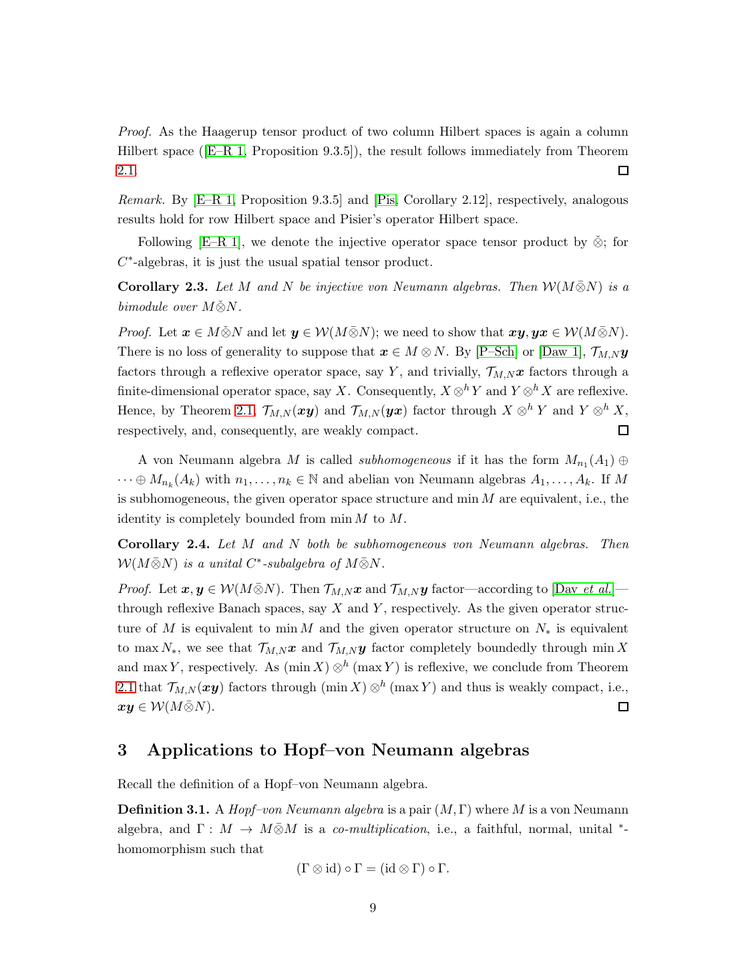
#> input picture packets/fa_banach_001_partial_1104.3812_1104.3812_wap_min_tensor_bimodule_no_injectivity/files/source_corollary_2_3_p9.png, 738 x 956 px, shrunk from 1105 x 1430 before the run, given in place of source-11.png, which was not available
$ python make_open_problem_crops.py
#> lines starting #> are read from the running program, lines starting #| are printed output that depends on the picture; pictures that were not available may be replaced by others from this repository, and a replacement may not be noted
#!/usr/bin/env python3
"""Crop the two-page open-problem passage from rendered source pages.

The input pages are 1530 x 1980 PNG renders of pages 11 and 12 of the
arXiv PDF at 180 dpi.  The crops retain the full page width so no part of the
statement is clipped horizontally.
"""

from pathlib import Path

from PIL import Image


PACKET = Path(__file__).resolve().parents[1]
RENDER_DIR = PACKET / "tmp" / "pdfs"
FIGURE_DIR = PACKET / "figures"


def crop(source: str, output: str, top_fraction: float, bottom_fraction: float) -> None:
#> called with source = 'source-11.png', output = 'open_problem_crop_page11.png', top_fraction = 0.845, bottom_fraction = 0.985
    image = Image.open(RENDER_DIR / source)
#> image is the input picture: PIL image 738x956 RGB; mean R, G, B 245.8, 246, 245.7
    width, height = image.size
#> width = 738; height = 956
    box = (0, round(top_fraction * height), width, round(bottom_fraction * height))
#> box = (0, 808, 738, 942)
    result = image.crop(box)
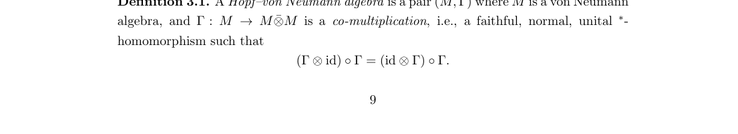
#> result: PIL image 738x134 RGB; min 0, max 255, mean 249.6
    result.save(FIGURE_DIR / output, optimize=True)
    print(f"{output}: source={image.size}, box={box}, result={result.size}")
#| open_problem_crop_page11.png: source=(738, 956), box=(0, 808, 738, 942), result=(738, 134)


def main() -> None:
    FIGURE_DIR.mkdir(parents=True, exist_ok=True)
    # Page 11 ends with the first line of the question.
    crop("source-11.png", "open_problem_crop_page11.png", 0.845, 0.985)
    # Page 12 completes the question and states that no definite result is known.
    crop("source-12.png", "open_problem_crop_page12.png", 0.000, 0.305)
#> call 2 of crop, with source = 'source-12.png', output = 'open_problem_crop_page12.png', top_fraction = 0, bottom_fraction = 0.305
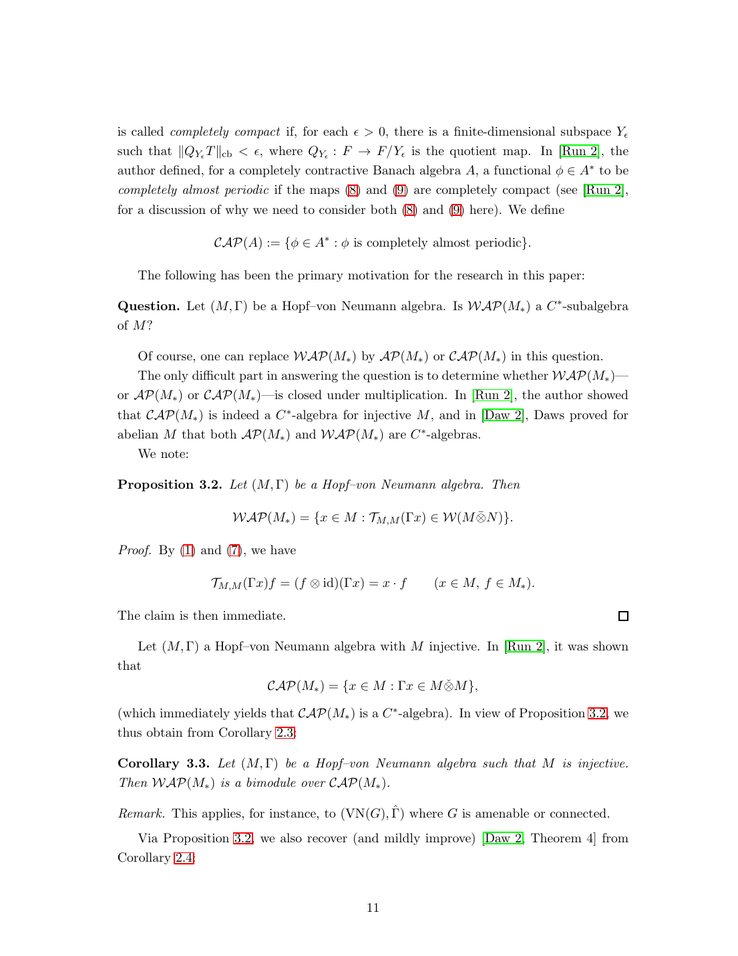
#> input picture packets/fa_banach_001_partial_1104.3812_1104.3812_wap_min_tensor_bimodule_no_injectivity/files/source_open_question_p11.png, 738 x 956 px, shrunk from 1105 x 1430 before the run, given in place of source-12.png, which was not available
#> in crop, image is the input picture: PIL image 738x956 RGB; mean R, G, B 248, 248.1, 247.8
#> in crop (call 2), `result = image.crop(box)`:
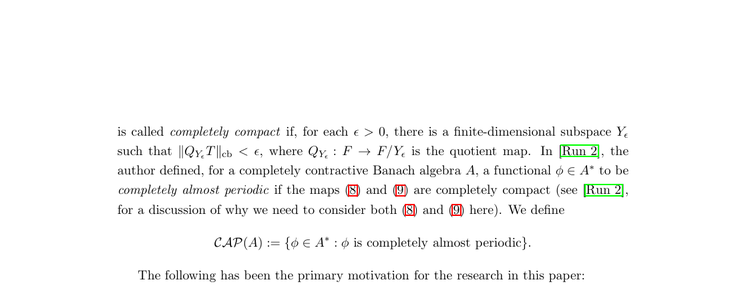
#> result: PIL image 738x292 RGB; mean R, G, B 248.2, 248.3, 248
#| open_problem_crop_page12.png: source=(738, 956), box=(0, 0, 738, 292), result=(738, 292)


if __name__ == "__main__":
    main()
